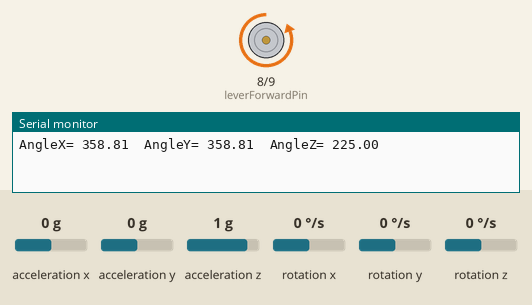
The sketch below on a simulated Arduino Uno, built with avr-gcc and run on an emulated ATmega328P. On the bench: motor-driver pin pairs drawn as motors (green arrow = first pin HIGH = forward, orange = second pin HIGH = backward, longer = more drive), the last lines printed to the serial monitor. Wiring (inferred from the names in the program): MPU-6050 motion sensor at I2C address 0x68. The test bench sets the inputs (shaded band); at power-on: acceleration x 0 g, acceleration y 0 g, acceleration z 1 g, rotation x 0 °/s, rotation y 0 °/s, rotation z 0 °/s.

Above: at 0.3 s.
At 6.1 s:
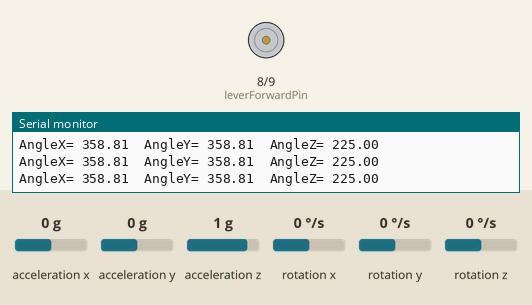
6.2 s: acceleration x set to -0.2 g
At 6.9 s:
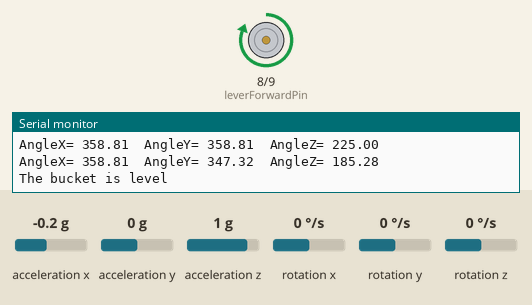
Timing chart, 0 to 13.2 s (numbered marks = the images above; inputs shaded):
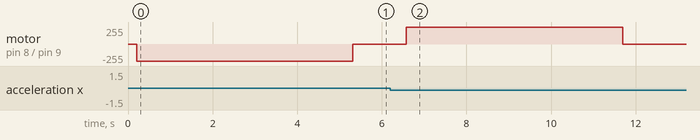

The sketch:

ECE3641ProjectCode2.ino
```cpp
/*
This code was hacked together by George Hauck
on 12/9/2022 as an attempt to control a linear
actuator based on the recorded angle of an IMU.
Who knows if sensor drift will play a role in
whether this system works? I took most () of the
IMU <3 communication code from this website:
https://how2electronics.com/measure-tilt-angle-mpu6050-arduino/

Note: The IMU reads 90 degrees when rotated clockwise
180 degrees when flat (pins up, holes down)
and 270 degrees when rotated counter-clockwise

Note 2: if FwTilt is HIGH, then the bucket is too far curled out
if BwTilt is High, then the bucket is too far curled in

Note 3: There are plenty of double-negative opportunities here.
So if my code doesn't make sense, I might just flip a couple
wires instead. Easier and faster.
*/

#include <Wire.h>

// GIVEN Variables for IMU------------------------------------------------------------------------

const int MPU_addr = 0x68;
int16_t AcX, AcY, AcZ, Tmp, GyX, GyY, GyZ;

int minVal = 265;
int maxVal = 402;

double x;
double y;
double z;

// MY Variables -------------------------------------------------------------------------------
int leverForwardPin = 8;
int leverBackwardPin = 9;

// int FwTilt;
// int BwTilt;

int deltaAngle = 20;
int zeroAngle = 180;  // With IMU in correct orientation, pins at top of board

int maxBackCurl;
int maxForCurl;

int leverForward = 0;
int leverBackward = 0;

int moveTime = 5110;  // extend/retract the linear actuator in 3 second intervals
//3.94 stick back,
void setup() {
  Wire.begin();  // Setup the Arduino for IMU communication
  Wire.beginTransmission(MPU_addr);
  Wire.write(0x6B);
  Wire.write(0);
  Wire.endTransmission(true);
  Serial.begin(9600);  // Setup serial monitor

  // Setting Up my action threshold values
  maxForCurl = zeroAngle - deltaAngle;
  maxBackCurl = zeroAngle + deltaAngle;

  // Setting up my control pins
  pinMode(leverForwardPin, OUTPUT);  // declare the control pins as outputs
  pinMode(leverBackwardPin, OUTPUT);

  digitalWrite(leverForwardPin, LOW);  // initalize both pins to LOW
  digitalWrite(leverBackwardPin, LOW);
}

void loop() {

  getData();  // Find the bucket position
  printData();


  // Logic, round 2!
  if (z > maxForCurl && z < maxBackCurl) {  // if the bucket is level
    Serial.println("The bucket is level");
    if (leverForward == 1) {  // if the lever is pushed forward
      MoveLeverBackward();
      leverForward = 0;  // lever is no longer forward
      Serial.println("Lever has returned to neutral state from forward");
    }
    if (leverBackward == 1) {  // if the lever is pulled backward
      MoveLeverForward();
      leverBackward = 0;  // lever is no longer backward
      Serial.println("Lever has returned to neutral state from backward");
    }
  }
  if (leverForward == 0 && leverBackward == 0) {  // if neither lever is moved yet
    if (z < maxForCurl) {                         // if bucket is too far forward
      MoveLeverForward();                         // move the lever forward
      leverForward = 1; // the lever is moved forward
      Serial.println("Bucket is too far forward, the lever has been moved forward");
    }
    if (z > maxBackCurl) {  // if bucket is too far backwards
      MoveLeverBackward();  // move the lever backward
      leverBackward = 1; // the lever is moved forward
      Serial.println("Bucket is too far backward, the lever has been moved backward");
    }
  }
}

void MoveLeverForward() {
  digitalWrite(leverForwardPin, HIGH);  // Power the linear actuator out
  delay(moveTime);
  digitalWrite(leverForwardPin, LOW);  // Stop moving the linear actuator
}

void MoveLeverBackward() {
  digitalWrite(leverBackwardPin, HIGH);  // Power the linear actuator out
  delay(moveTime);
  digitalWrite(leverBackwardPin, LOW);  // Stop moving the linear actuator
}

void getData() {
  Wire.beginTransmission(MPU_addr);
  Wire.write(0x3B);
  Wire.endTransmission(false);
  Wire.requestFrom(MPU_addr, 14, true);
  AcX = Wire.read() << 8 | Wire.read();
  AcY = Wire.read() << 8 | Wire.read();
  AcZ = Wire.read() << 8 | Wire.read();
  int xAng = map(AcX, minVal, maxVal, -90, 90);
  int yAng = map(AcY, minVal, maxVal, -90, 90);
  int zAng = map(AcZ, minVal, maxVal, -90, 90);

  x = RAD_TO_DEG * (atan2(-yAng, -zAng) + PI);
  y = RAD_TO_DEG * (atan2(-xAng, -zAng) + PI);
  z = RAD_TO_DEG * (atan2(-yAng, -xAng) + PI);
}

void printData() {
  Serial.print("AngleX= ");
  Serial.print(x);

  Serial.print("\tAngleY= ");
  Serial.print(y);

  Serial.print("\tAngleZ= ");
  Serial.println(z);
  delay(200);
}
```

Measured:
- the behaviour switches between 0 and -0.1 g on acceleration x (found by bisection; images 1 and 2)
- after the input at 6.2 s, motor on pin 8 (leverForwardPin) / pin 9 (leverBackwardPin): stopped → forward 255/255 after 0.38 s, → stopped 5.1 s later
